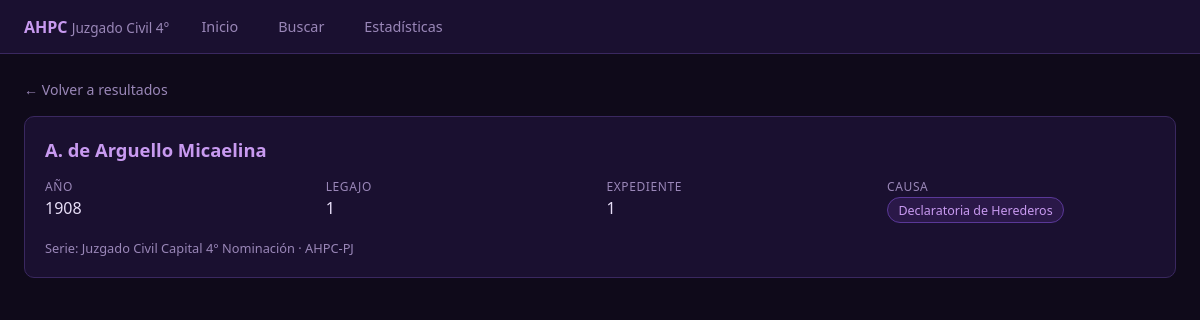
Page /detalle/2 on the committed database.
### tables this page shows
CREATE TABLE registros (
    id INTEGER PRIMARY KEY AUTOINCREMENT,
    anio INTEGER,
    legajo TEXT,
    expediente TEXT,
    partes TEXT,
    causa TEXT
);

### app.py (the view)
@app.route('/detalle/<int:rid>')
def detalle(rid):
    rows = query("SELECT * FROM registros WHERE id = ?", (rid,))
    if not rows:
        return "Registro no encontrado", 404
    reg = dict(rows[0])
    apellido = reg['partes'].split(',')[0].strip() if reg['partes'] else ''
    otros_partes = []
    if apellido:
        otros_partes = query("""SELECT id, anio, legajo, expediente, partes, causa
                                FROM registros WHERE partes LIKE ? AND id != ?
                                ORDER BY partes ASC, anio ASC LIMIT 50""",
                             (f"{apellido}%", rid))
    return render_template('detalle.html', reg=reg,
                           otros_partes=[dict(r) for r in otros_partes],
                           apellido=apellido)

### app.py (called while the page is built)
def get_db():
    conn = sqlite3.connect(DB_PATH)
    conn.row_factory = sqlite3.Row
    return conn

def query(sql, params=()):
    conn = get_db()
    cur = conn.cursor()
    cur.execute(sql, params)
    rows = cur.fetchall()
    conn.close()
    return rows

### templates/detalle.html (shortened to what this page needs)
{% extends "base.html" %}
{% block body %}
<div class="container">
  <div style="margin-bottom:1rem">
    <a href="/buscar" style="color:var(--muted);font-size:.88rem">← Volver a resultados</a>
  </div>
  <div class="card" style="margin-bottom:1.2rem">
    <div style="font-size:1.15rem;font-weight:700;color:var(--accent2);margin-bottom:1rem">
      {{ reg.partes or '—' }}
    </div>
    <div class="detail-grid">
      <div class="detail-item"><div class="key">Año</div><div class="val">{{ reg.anio or '—' }}</div></div>
      <div class="detail-item"><div class="key">Legajo</div><div class="val">{{ reg.legajo or '—' }}</div></div>
      <div class="detail-item"><div class="key">Expediente</div><div class="val">{{ reg.expediente or '—' }}</div></div>
      <div class="detail-item">
        <div class="key">Causa</div>
        <div class="val">
          <a href="/causa/{{ reg.causa|urlencode }}" class="badge badge-causa">{{ reg.causa or '—' }}</a>
        </div>
      </div>
    </div>
    <div style="margin-top:1rem;font-size:.8rem;color:var(--muted)">
      Serie: Juzgado Civil Capital 4° Nominación · AHPC-PJ
    </div>
  </div>
</div>
{% endblock %}

### templates/base.html (style rules this page uses)
:root { --bg:#0f0a1a; --surface:#1a1030; --surface2:#251840; --accent:#9b59d0; --accent2:#c89af0; --accent3:#6c3a9e; --text:#e8dff8; --muted:#9a87b8; --border:#3a2860; --row1:#fff; --row2:#f5f0ff; }
* { box-sizing:border-box;margin:0;padding:0 }
body { background:var(--bg);color:var(--text);font-family:'Segoe UI',sans-serif;min-height:100vh }
a { color:var(--accent2);text-decoration:none }
.container { max-width:1200px;margin:0 auto;padding:1.5rem }
.card { background:var(--surface);border:1px solid var(--border);border-radius:10px;padding:1.25rem }
.badge { display:inline-block;background:var(--surface2);border:1px solid var(--border);color:var(--muted);border-radius:20px;padding:.2rem .65rem;font-size:.78rem }
.badge-causa { background:#2a1848;border-color:#5a3898;color:var(--accent2) }
.detail-grid { display:grid;grid-template-columns:repeat(auto-fit,minmax(160px,1fr));gap:.8rem;margin-bottom:1rem }
.detail-item .key { font-size:.75rem;color:var(--muted);text-transform:uppercase;letter-spacing:.05em }
.detail-item .val { font-size:1rem;color:var(--text);margin-top:.15rem }

### rows in the picture
registros: partes "A. de Arguello Micaelina", anio "1908", legajo "1", expediente "1", causa "Declaratoria de Herederos"
